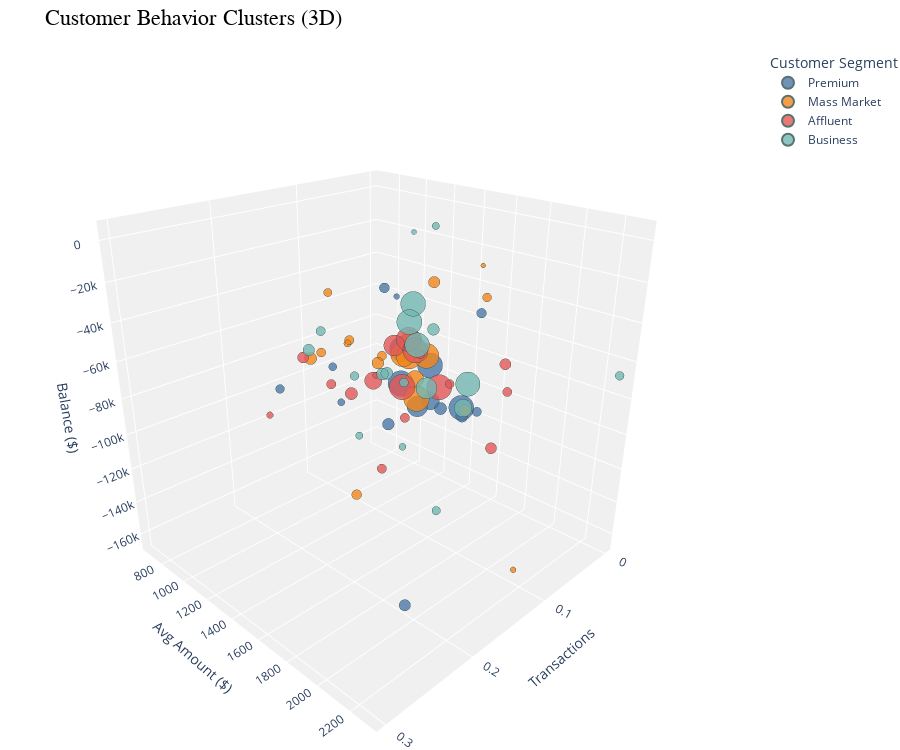

Here is the notebook cell this chart was saved with:
### Markdown cell above
### Customer Behavior 3D Scatter

### Code cell
customer_behavior_3d_scatter_query = "SELECT * FROM gold.analytics_customer_behavior_clusters WHERE customer_count >= 20"
customer_behavior_3d_scatter_df = fetch_data(customer_behavior_3d_scatter_query)


fig = px.scatter_3d(
    customer_behavior_3d_scatter_df,
    x='avg_transactions_90d',
    y='avg_transaction_size',
    z='avg_total_balance',
    size='customer_count',
    color='customer_segment',
    hover_name='age_group',
    hover_data={
        'customer_count': ':,',
        'avg_transactions_90d': ':.1f',
        'avg_transaction_size': ':$,.2f',
        'avg_total_balance': ':$,.2f',
        'engagement_score': ':.2f'
    },
    title='Customer Behavior Clusters (3D)',
    labels={
        'avg_transactions_90d': 'Avg Transactions (90d)',
        'avg_transaction_size': 'Avg Transaction Size ($)',
        'avg_total_balance': 'Avg Total Balance ($)'
    },
    color_discrete_sequence=px.colors.qualitative.T10,  # vibrant and distinct
    size_max=25  # larger max marker size for visibility
)

fig.update_traces(
    marker=dict(
        opacity=0.8,
        line=dict(width=0.5, color='DarkSlateGrey')
    )
)

fig.update_layout(
    scene=dict(
        xaxis=dict(title='Transactions', backgroundcolor='rgb(240,240,240)', gridcolor='white', showbackground=True),
        yaxis=dict(title='Avg Amount ($)', backgroundcolor='rgb(240,240,240)', gridcolor='white', showbackground=True),
        zaxis=dict(title='Balance ($)', backgroundcolor='rgb(240,240,240)', gridcolor='white', showbackground=True)
    ),
    height=750,
    margin=dict(l=0, r=0, b=0, t=50),
    paper_bgcolor='white',
    plot_bgcolor='white',
    title_font=dict(size=22, family='Arial', color='black'),
    legend=dict(title='Customer Segment', font=dict(size=12))
)

# Optional: Set a better initial camera angle
fig.update_layout(
    scene_camera=dict(
        eye=dict(x=1.5, y=1.5, z=1)
    )
)

fig.show()

### Figure 1 — Plotly figure (JSON) as saved in the notebook; plotly's stock layout.template omitted (floating-point values rounded to 4 significant figures)
{"data": [{"customdata": [[597.0, 7.51], [592.0, 7.35], [567.0, 7.31], [565.0, 7.55], [386.0, 7.87], [273.0, 7.38], [136.0, 7.44], [133.0, 7.47], [124.0, 6.69], [116.0, 7.65], [88.0, 7.16], [83.0, 6.78], [76.0, 6.2], [69.0, 8.32], [58.0, 7.7], [47.0, 7.07], [45.0, 7.49], [29.0, 7.94]], "hovertemplate": "<b>%{hovertext}</b><br><br>customer_segment=Premium<br>Avg Transactions (90d)=%{x:.1f}<br>Avg Transaction Size ($)=%{y:$,.2f}<br>Avg Total Balance ($)=%{z:$,.2f}<br>customer_count=%{customdata[0]:,}<br>engagement_score=%{customdata[1]:.2f}<extra></extra>", "hovertext": ["45-54", "25-34", "35-44", "55-64", "18-24", "65+", "55-64", "35-44", "45-54", "25-34", "55-64", "18-24", "25-34", "35-44", "45-54", "65+", "18-24", "65+"], "legendgroup": "Premium", "marker": {"color": "#4C78A8", "line": {"color": "DarkSlateGrey", "width": 0.5}, "opacity": 0.8, "size": [597, 592, 567, 565, 386, 273, 136, 133, 124, 116, 88, 83, 76, 69, 58, 47, 45, 29], "sizemode": "area", "sizeref": 0.9552, "symbol": "circle"}, "mode": "markers", "name": "Premium", "scene": "scene", "showlegend": true, "type": "scatter3d", "x": [0.1, 0.1, 0.1, 0.1, 0.1, 0.1, 0.1, 0.2, 0.1, 0.2, 0.1, 0.1, 0.1, 0.2, 0.1, 0.1, 0.1, 0.1], "y": [1385.0, 1393.0, 1579.0, 1785.0, 1502.0, 1590.0, 1657.0, 2226.0, 1300.0, 1941.0, 1266.0, 1877.0, 1881.0, 1087.0, 870.1, 1487.0, 934.2, 1352.0], "z": [-83540.0, -63820.0, -67210.0, -83640.0, -92880.0, -86770.0, -88680.0, -52690.0, -110900.0, -164800.0, -33870.0, -31860.0, -82540.0, -78610.0, -90000.0, -63780.0, -110300.0, -36430.0]}, {"customdata": [[595.0, 7.79], [572.0, 7.11], [561.0, 7.39], [549.0, 7.31], [390.0, 7.82], [271.0, 6.98], [133.0, 8.11], [127.0, 6.91], [119.0, 7.68], [118.0, 7.39], [87.0, 7.65], [79.0, 8.57], [75.0, 8.24], [72.0, 7.04], [70.0, 6.96], [60.0, 6.71], [46.0, 7.09], [30.0, 7.95], [20.0, 8.71]], "hovertemplate": "<b>%{hovertext}</b><br><br>customer_segment=Mass Market<br>Avg Transactions (90d)=%{x:.1f}<br>Avg Transaction Size ($)=%{y:$,.2f}<br>Avg Total Balance ($)=%{z:$,.2f}<br>customer_count=%{customdata[0]:,}<br>engagement_score=%{customdata[1]:.2f}<extra></extra>", "hovertext": ["25-34", "55-64", "35-44", "45-54", "18-24", "65+", "35-44", "45-54", "25-34", "55-64", "45-54", "35-44", "18-24", "55-64", "65+", "25-34", "18-24", "65+", "55-64"], "legendgroup": "Mass Market", "marker": {"color": "#F58518", "line": {"color": "DarkSlateGrey", "width": 0.5}, "opacity": 0.8, "size": [595, 572, 561, 549, 390, 271, 133, 127, 119, 118, 87, 79, 75, 72, 70, 60, 46, 30, 20], "sizemode": "area", "sizeref": 0.9552, "symbol": "circle"}, "mode": "markers", "name": "Mass Market", "scene": "scene", "showlegend": true, "type": "scatter3d", "x": [0.1, 0.1, 0.1, 0.1, 0.1, 0.1, 0.2, 0.1, 0.1, 0.1, 0.2, 0.2, 0.1, 0.2, 0.1, 0.1, 0.1, 0.1, 0.1], "y": [1495.0, 1553.0, 1438.0, 1397.0, 1454.0, 1483.0, 1326.0, 1221.0, 1809.0, 1591.0, 1624.0, 1589.0, 1251.0, 1402.0, 1903.0, 844.9, 992.7, 2158.0, 1872.0], "z": [-88540.0, -62780.0, -66630.0, -66620.0, -57130.0, -77940.0, -54740.0, -76880.0, -84350.0, -23430.0, -116900.0, -37970.0, -71850.0, -49440.0, -23600.0, -46380.0, -72200.0, -161700.0, -9278.0]}, {"customdata": [[587.0, 7.5], [583.0, 7.42], [578.0, 7.36], [535.0, 7.98], [399.0, 7.5], [270.0, 7.65], [135.0, 7.12], [112.0, 8.18], [112.0, 7.98], [111.0, 7.19], [79.0, 8.13], [77.0, 7.13], [77.0, 8.49], [76.0, 7.27], [73.0, 6.67], [72.0, 8.55], [39.0, 8.06], [37.0, 7.4]], "hovertemplate": "<b>%{hovertext}</b><br><br>customer_segment=Affluent<br>Avg Transactions (90d)=%{x:.1f}<br>Avg Transaction Size ($)=%{y:$,.2f}<br>Avg Total Balance ($)=%{z:$,.2f}<br>customer_count=%{customdata[0]:,}<br>engagement_score=%{customdata[1]:.2f}<extra></extra>", "hovertext": ["25-34", "35-44", "55-64", "45-54", "18-24", "65+", "35-44", "25-34", "55-64", "45-54", "18-24", "25-34", "35-44", "55-64", "45-54", "65+", "18-24", "65+"], "legendgroup": "Affluent", "marker": {"color": "#E45756", "line": {"color": "DarkSlateGrey", "width": 0.5}, "opacity": 0.8, "size": [587, 583, 578, 535, 399, 270, 135, 112, 112, 111, 79, 77, 77, 76, 73, 72, 39, 37], "sizemode": "area", "sizeref": 0.9552, "symbol": "circle"}, "mode": "markers", "name": "Affluent", "scene": "scene", "showlegend": true, "type": "scatter3d", "x": [0.1, 0.1, 0.1, 0.1, 0.1, 0.1, 0.2, 0.1, 0.2, 0.1, 0.2, 0.1, 0.2, 0.0, 0.1, 0.1, 0.3, 0.1], "y": [1394.0, 1481.0, 1642.0, 1433.0, 1337.0, 1186.0, 1597.0, 1976.0, 1273.0, 2025.0, 1465.0, 1419.0, 1788.0, 1662.0, 1515.0, 1708.0, 1715.0, 1208.0], "z": [-85270.0, -61960.0, -77200.0, -57230.0, -63420.0, -88410.0, -63960.0, -98950.0, -55820.0, -52910.0, -63560.0, -102600.0, -95520.0, -97510.0, -63090.0, -73310.0, -51130.0, -84550.0]}, {"customdata": [[573.0, 7.52], [562.0, 7.67], [547.0, 7.38], [539.0, 7.49], [405.0, 6.97], [287.0, 7.64], [130.0, 7.35], [128.0, 6.56], [123.0, 6.96], [121.0, 7.43], [76.0, 7.46], [72.0, 6.12], [69.0, 8.19], [67.0, 8.03], [64.0, 7.64], [47.0, 6.98], [47.0, 6.81], [43.0, 8.8], [22.0, 8.42]], "hovertemplate": "<b>%{hovertext}</b><br><br>customer_segment=Business<br>Avg Transactions (90d)=%{x:.1f}<br>Avg Transaction Size ($)=%{y:$,.2f}<br>Avg Total Balance ($)=%{z:$,.2f}<br>customer_count=%{customdata[0]:,}<br>engagement_score=%{customdata[1]:.2f}<extra></extra>", "hovertext": ["35-44", "25-34", "55-64", "45-54", "18-24", "65+", "25-34", "55-64", "35-44", "45-54", "55-64", "18-24", "45-54", "25-34", "35-44", "18-24", "65+", "65+", "25-34"], "legendgroup": "Business", "marker": {"color": "#72B7B2", "line": {"color": "DarkSlateGrey", "width": 0.5}, "opacity": 0.8, "size": [573, 562, 547, 539, 405, 287, 130, 128, 123, 121, 76, 72, 69, 67, 64, 47, 47, 43, 22], "sizemode": "area", "sizeref": 0.9552, "symbol": "circle"}, "mode": "markers", "name": "Business", "scene": "scene", "showlegend": true, "type": "scatter3d", "x": [0.1, 0.1, 0.1, 0.1, 0.1, 0.1, 0.1, 0.1, 0.1, 0.1, 0.2, 0.1, 0.0, 0.2, 0.2, 0.1, 0.2, 0.2, 0.1], "y": [1436.0, 1459.0, 1491.0, 1817.0, 1560.0, 1797.0, 1255.0, 1286.0, 1595.0, 669.6, 1403.0, 1408.0, 2299.0, 1619.0, 2112.0, 1591.0, 1646.0, 1912.0, 1458.0], "z": [-47820.0, -37610.0, -58730.0, -69710.0, -80520.0, -83450.0, -82290.0, -80870.0, -47510.0, -85630.0, -38770.0, -82310.0, -67350.0, -54470.0, -103000.0, 3768.0, -83830.0, -79220.0, -1460.0]}], "layout": {"height": 750, "legend": {"font": {"size": 12}, "itemsizing": "constant", "title": {"text": "Customer Segment"}, "tracegroupgap": 0}, "margin": {"b": 0, "l": 0, "r": 0, "t": 50}, "paper_bgcolor": "white", "plot_bgcolor": "white", "scene": {"camera": {"eye": {"x": 1.5, "y": 1.5, "z": 1}}, "domain": {"x": [0, 1], "y": [0, 1]}, "xaxis": {"backgroundcolor": "rgb(240,240,240)", "gridcolor": "white", "showbackground": true, "title": {"text": "Transactions"}}, "yaxis": {"backgroundcolor": "rgb(240,240,240)", "gridcolor": "white", "showbackground": true, "title": {"text": "Avg Amount ($)"}}, "zaxis": {"backgroundcolor": "rgb(240,240,240)", "gridcolor": "white", "showbackground": true, "title": {"text": "Balance ($)"}}}, "title": {"font": {"color": "black", "family": "Arial", "size": 22}, "text": "Customer Behavior Clusters (3D)"}}}
